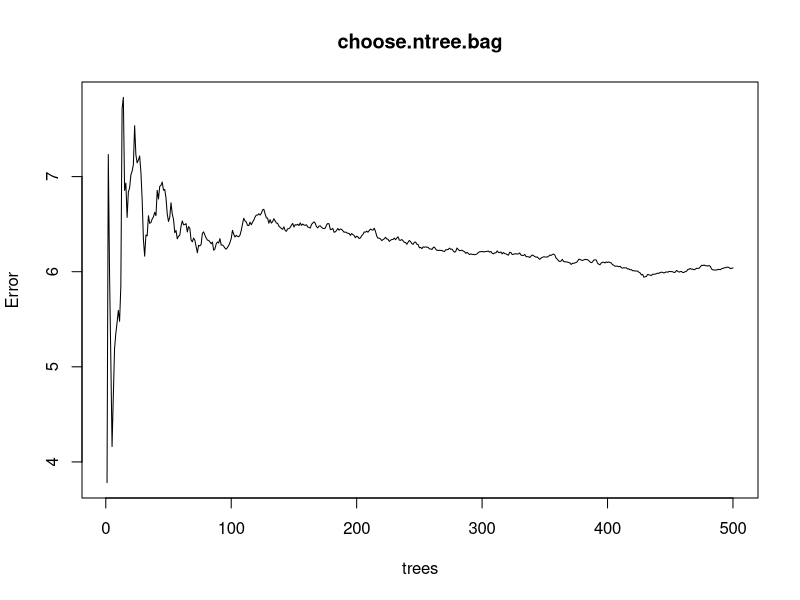
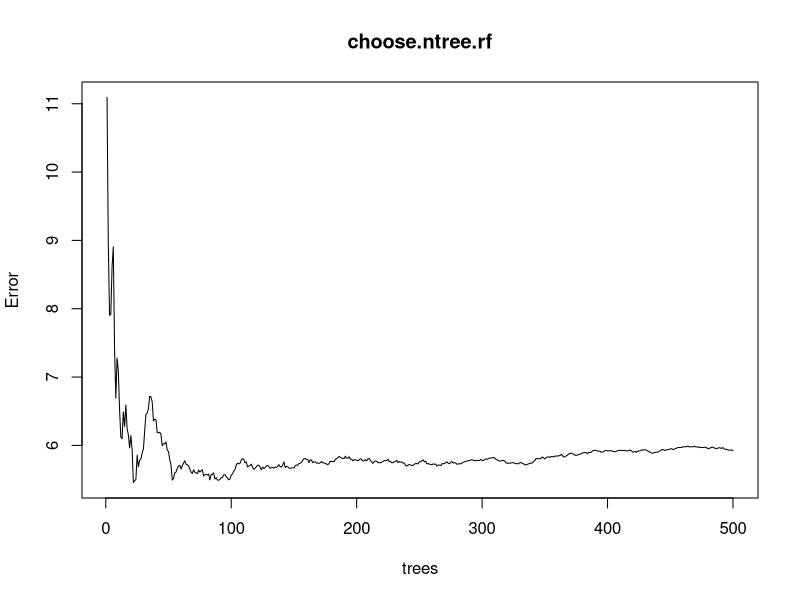

These figures' R source, in order:
# STAT 228
# ensemble methods - bagging and random forest

health <- read.csv("selected_vars_v5.csv")

library(randomForest)
set.seed(1)

choose.ntree.bag <- randomForest(anxiety_perception~.,data=health,ntree=500,mtry=4) 
plot(choose.ntree.bag) # lowest around ntree = 100

choose.ntree.rf <- randomForest(anxiety_perception~.,data=health,ntree=500,mtry=4) 
plot(choose.ntree.rf) # lowest around ntree = 100

?randomForest

# 5-fold cross validation

n <- dim(health)[1]
K <- 5 # since we are performing 5-fold CV
n.fold <- round(n/K) # size of each fold = 6

shuffle <- sample(1:n, n, replace=FALSE)
index.fold <- list() # create list of random subsets
for (i in 1:K) {
	if (i < K) {
		index.fold[[i]] <- shuffle[((i-1) * n.fold + 1) : (i * n.fold)]
	} else {
		index.fold[[i]] <- shuffle[((K-1) * n.fold + 1) : n]
	}
}

index.fold

CV.score.bag <- 0
for(i in 1:K) {
	# fit on data except ith fold
	fit.bag <- randomForest(anxiety_perception~.,data=health[-index.fold[[i]],],ntree=100,mtry=4) 
	# predict for ith fold
	Yhat.bag <- predict(fit.bag,newdata=health[index.fold[[i]],])
	# error result
	CV.score.bag <- CV.score.bag + (1/n) * sum((health$anxiety_perception[index.fold[[i]]] - Yhat.bag)^2)
}

CV.score.bag # 6.132598

# random forest
CV.score.rf <- 0
for(i in 1:K) {
	# fit on data except ith fold
	fit.rf <- randomForest(anxiety_perception~.,data=health[-index.fold[[i]],],ntree=100,mtry=2) 
	# predict for ith fold
	Yhat.rf <- predict(fit.rf,newdata=health[index.fold[[i]],])
	# error result
	CV.score.rf <- CV.score.rf + (1/n) * sum((health$anxiety_perception[index.fold[[i]]] - Yhat.rf)^2)
}

CV.score.rf # 6.282022

#VISUALIZING PREDICTORS

importance(choose.ntree.bag)
importance(choose.ntree.rf)




